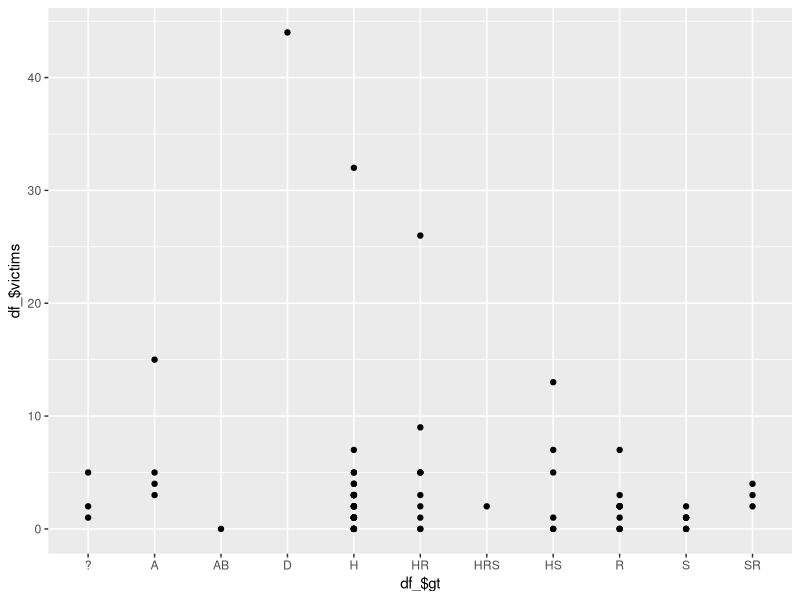

R code for this plot:
## ---- chunk 1
knitr::opts_chunk$set(echo = TRUE)
## ---- chunk 2
dates <- c("7-25-1880","3-30-1891","4-9-1891 ","3-26-1893","12-13-1898","1/17/1913","12/26/1916","5/18/1927","5/6/1940","9/15/1959","8/1/1966","11/12/1966","5/4/1970","11/11/1971","1/17/1974","12/30/1974","2/19/1976","7/12/1976","4/28/1978 ","1/29/1979","10/5/1979","9/ /1980","3/19/1982","5/16/1983","9/12/1983","2/24/1984","1/21/1985","5/16/1986","8/12/1986","12/4/1986","2/13/1987","5/20/1988","9/22/1988","9/26/1988","1/17/1989","11/1/1991","5/1/1992","9/11/1992","12/14/1992","7/8/1993","9/17/1993","12/17/1993","11/7/1994","1/26/1995","10/30/1995","11/15/1995","2/2/1996","8/15/1996","2/19/1997","10/1/1997","12/1/1997","3/24/1998","4/24/1998","5/21/1998","4/20/1999","5/20/1999","12/6/1999","3/5/2001","3/22/2001","1/16/2002","10/28/2002","5/9/2003","3/21/2005","10/3/2006","4/10/2007","4/16/2007","10/10/2007","10/24/2007","*12/9/2007","2/14/2008","2/12/2010","4/6/2011","2/27/2012","4/2/2012","12/14/2012","1/15/2013","6/7/2013","10/21/2013","5/23/2014","6/5/2014","10/24/2014","11/20/2014","10/1/2015","10/9/2015")

city <- c("Baton Rouge","Liberty","Newburgh","Plain Dealing","Charlestown","Honolulu","Lincoln ","Bath","South Pasadena","Houston","Austin ","Mesa","Kent","Spokane","Chicago","Olean","Los Angeles","Fullerton","Norridge","San Diego","Columbia","Whittier","Las Vegas","Brentwood","Compton","Los Angeles","Goddard","Cokeville","New York City","Lewistown","Mayer ","Winnetka","Chicago","Greenwood","Stockton","Iowa City","Olivehurst","Amarillo","Great Barrington","Ogden","Sheridan","Chelsea","Wickliffe","Chapel Hill ","Richmond","Lynnville","Moses Lake","San Diego","Bethel ","Pearl","West Paducah","Jonesboro","Edinboro","Springfield","Littleton","Conyers","Fort Gibson","Santee","El Cajon","Grundy","Tucson ","Cleveland","Red Lake","Paradise","Gresham","Blacksburg","Cleveland","Saginaw","Arvada","Dekalb","Huntsville","Opelika","Chardon ","Oakland","Newtown ","Hazard","Santa Monica","Sparks","Isla Vista","Seattle","Marysville","Tallahassee","Roseburg","Flagstaff")


county  <- c("East Baton Rouge Parish","Amite","Orange","Bossier Parish","Poca","Honolulu","Casey","Clinton","Los Angeles","Harris","Travis","Maricopa","Portage","Spokane","Cook","Cattaraugus","Los Angeles","Orange","Cook","San Diego","Richland ","?","Clark","Suffolk","Los Angeles","Los Angeles","Sedgwick","Lincoln","Kings","Fergus","Yavapai","Cook","?","Greenwood","San Joaquin","Johnson","Yuba","Potter","Berkshire","Weber","Sheridan","Washtenew","Wake","Orange","Richmond","Giles","Grant","San Diego","Bethel Census Area","Rankin","McCracken","Craighead","Erie","Lane","Arapohoe","Rockdale","Muskogee","San Diego","San Diego","Buchahan","Pima","?","Red Lake","Lancaster","Multnomah","Montgomery","Cuyahoga","Saginaw","Jefferson/ Adams","Dekalb","Madison","Lee","Geauga","Alameda","Fairfield","Perry","Los Angeles","Washoe","Santa Barbara","King","Snohomish","Leon","Douglas","Coconino")


state <- c("LA","MS","NY","LA","WV","HI","KY","MI","CA","TX","TX","AZ","OH","WA","IL","NY","CA","CA","IL","CA","SC","CA","NV","NY","CA","CA","KS","WY","NY","MT","AZ","IL","IL","SC","CA","IA","CA","TX","MA","UT","WY","MI","OH","NC","VA","TN","WA","CA","AK","MS","KY","AR","PA","OR","CO","GA","OK","CA","CA","VA","AZ","OH","MN","PA","OR","VA","OH","MI","CO","IL","AL","AL","OH","CA","CT","KY","CA","NV","CA","WA","WA","FL","OR","AZ")

victims <- c("1","0","0","2","5","1","1","44","5","5","15","5","4","1","1","3","1","7","2","2","2","0","1","0","0","2","1","0","1","1","0","1","2","2","5","4","4","0","2","0","0","1","1","2","0","2","3","3","2","2","3","5","1","2","13","0","0","2","0","3","3","1","7","5","0","32","0","0","2","5","3","1","3","7","26","3","3","1","2","1","4","0","9","1")

r <- c("W","?","W","Ws & As","?","L?","W","W","W","W","W","W","?","W","W","W","W","W","?","W","A","","W","W","","A","W","Two Ws","A","W","W","W","A","W","W","A","W","?","A","A","W?","W","W","W","A","W","W","W","N & W","W","W","Two Ws","W","W","Two Ws","W","N","W","L/ W","A","L","A","N","W","L","A","W","A","W","W","W","W","W","A","W","?","M","L","A","L/ A","N","A","W & A","W")


gt <- c("HS","S","S","?","?","S","H","D","H","HR","A","H","A","R","H","SR","S","R","H","R","H","S","H","R","H","SR","HR","AB","H","H","HS","H","H","H","HR","H","SR","H","R","H","HR","H","S","R","H","R","HR","H","S","R","H","HR","H","HR","HS","HR","H","H","HS","H","A","H","HS","HS","R","H","H","R","HRS","A","H","?","H","H","HR","H","R","H","H","S","H","H","HR","H")

df_ <- data.frame(id = 1:84)

df_$dates <- dates
df_$gt <- as.factor(gt)
df_$r <- r
df_$victims <- as.numeric(victims)
df_$state <- state
df_$count <- county
df_$city <- city
library(ggplot2)


ggplot(df_,aes(x=df_$gt,y = df_$victims)) + geom_point()

